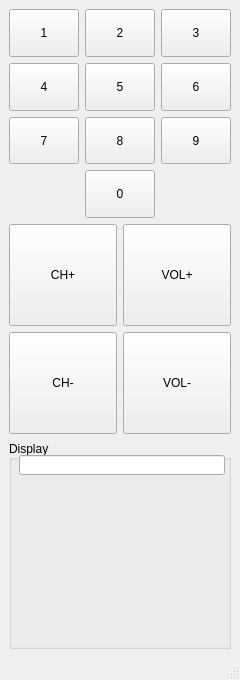
<?xml version="1.0" encoding="UTF-8"?>
<ui version="4.0">
 <class>MainWindow</class>
 <widget class="QMainWindow" name="MainWindow">
  <property name="geometry">
   <rect>
    <x>0</x>
    <y>0</y>
    <width>240</width>
    <height>680</height>
   </rect>
  </property>
  <property name="sizePolicy">
   <sizepolicy hsizetype="Fixed" vsizetype="Fixed">
    <horstretch>0</horstretch>
    <verstretch>0</verstretch>
   </sizepolicy>
  </property>
  <property name="minimumSize">
   <size>
    <width>240</width>
    <height>680</height>
   </size>
  </property>
  <property name="maximumSize">
   <size>
    <width>240</width>
    <height>680</height>
   </size>
  </property>
  <property name="windowTitle">
   <string>MainWindow</string>
  </property>
  <widget class="QWidget" name="centralwidget">
   <layout class="QGridLayout" name="gridLayout_3">
    <item row="0" column="0">
     <layout class="QGridLayout" name="gridLayout">
      <item row="1" column="1">
       <widget class="QPushButton" name="pushButton_5">
        <property name="sizePolicy">
         <sizepolicy hsizetype="Minimum" vsizetype="Minimum">
          <horstretch>0</horstretch>
          <verstretch>0</verstretch>
         </sizepolicy>
        </property>
        <property name="text">
         <string>5</string>
        </property>
       </widget>
      </item>
      <item row="2" column="0">
       <widget class="QPushButton" name="pushButton_7">
        <property name="sizePolicy">
         <sizepolicy hsizetype="Minimum" vsizetype="Minimum">
          <horstretch>0</horstretch>
          <verstretch>0</verstretch>
         </sizepolicy>
        </property>
        <property name="text">
         <string>7</string>
        </property>
       </widget>
      </item>
      <item row="2" column="2">
       <widget class="QPushButton" name="pushButton_9">
        <property name="sizePolicy">
         <sizepolicy hsizetype="Minimum" vsizetype="Minimum">
          <horstretch>0</horstretch>
          <verstretch>0</verstretch>
         </sizepolicy>
        </property>
        <property name="text">
         <string>9</string>
        </property>
       </widget>
      </item>
      <item row="1" column="2">
       <widget class="QPushButton" name="pushButton_6">
        <property name="sizePolicy">
         <sizepolicy hsizetype="Minimum" vsizetype="Minimum">
          <horstretch>0</horstretch>
          <verstretch>0</verstretch>
         </sizepolicy>
        </property>
        <property name="text">
         <string>6</string>
        </property>
       </widget>
      </item>
      <item row="2" column="1">
       <widget class="QPushButton" name="pushButton_8">
        <property name="sizePolicy">
         <sizepolicy hsizetype="Minimum" vsizetype="Minimum">
          <horstretch>0</horstretch>
          <verstretch>0</verstretch>
         </sizepolicy>
        </property>
        <property name="text">
         <string>8</string>
        </property>
       </widget>
      </item>
      <item row="0" column="2">
       <widget class="QPushButton" name="pushButton_3">
        <property name="sizePolicy">
         <sizepolicy hsizetype="Minimum" vsizetype="Minimum">
          <horstretch>0</horstretch>
          <verstretch>0</verstretch>
         </sizepolicy>
        </property>
        <property name="text">
         <string>3</string>
        </property>
       </widget>
      </item>
      <item row="3" column="1">
       <widget class="QPushButton" name="pushButton_10">
        <property name="sizePolicy">
         <sizepolicy hsizetype="Minimum" vsizetype="Minimum">
          <horstretch>0</horstretch>
          <verstretch>0</verstretch>
         </sizepolicy>
        </property>
        <property name="text">
         <string>0</string>
        </property>
       </widget>
      </item>
      <item row="0" column="1">
       <widget class="QPushButton" name="pushButton_2">
        <property name="sizePolicy">
         <sizepolicy hsizetype="Minimum" vsizetype="Minimum">
          <horstretch>0</horstretch>
          <verstretch>0</verstretch>
         </sizepolicy>
        </property>
        <property name="text">
         <string>2</string>
        </property>
       </widget>
      </item>
      <item row="1" column="0">
       <widget class="QPushButton" name="pushButton_4">
        <property name="sizePolicy">
         <sizepolicy hsizetype="Minimum" vsizetype="Minimum">
          <horstretch>0</horstretch>
          <verstretch>0</verstretch>
         </sizepolicy>
        </property>
        <property name="text">
         <string>4</string>
        </property>
       </widget>
      </item>
      <item row="0" column="0">
       <widget class="QPushButton" name="pushButton">
        <property name="sizePolicy">
         <sizepolicy hsizetype="Minimum" vsizetype="Minimum">
          <horstretch>0</horstretch>
          <verstretch>0</verstretch>
         </sizepolicy>
        </property>
        <property name="text">
         <string>1</string>
        </property>
       </widget>
      </item>
     </layout>
    </item>
    <item row="1" column="0">
     <layout class="QGridLayout" name="gridLayout_2">
      <item row="0" column="0">
       <widget class="QPushButton" name="pushButton_11">
        <property name="sizePolicy">
         <sizepolicy hsizetype="Minimum" vsizetype="Minimum">
          <horstretch>0</horstretch>
          <verstretch>0</verstretch>
         </sizepolicy>
        </property>
        <property name="text">
         <string>CH+</string>
        </property>
       </widget>
      </item>
      <item row="1" column="1">
       <widget class="QPushButton" name="pushButton_14">
        <property name="sizePolicy">
         <sizepolicy hsizetype="Minimum" vsizetype="Minimum">
          <horstretch>0</horstretch>
          <verstretch>0</verstretch>
         </sizepolicy>
        </property>
        <property name="text">
         <string>VOL-</string>
        </property>
       </widget>
      </item>
      <item row="0" column="1">
       <widget class="QPushButton" name="pushButton_13">
        <property name="sizePolicy">
         <sizepolicy hsizetype="Minimum" vsizetype="Minimum">
          <horstretch>0</horstretch>
          <verstretch>0</verstretch>
         </sizepolicy>
        </property>
        <property name="text">
         <string>VOL+</string>
        </property>
       </widget>
      </item>
      <item row="1" column="0">
       <widget class="QPushButton" name="pushButton_12">
        <property name="sizePolicy">
         <sizepolicy hsizetype="Minimum" vsizetype="Minimum">
          <horstretch>0</horstretch>
          <verstretch>0</verstretch>
         </sizepolicy>
        </property>
        <property name="text">
         <string>CH-</string>
        </property>
       </widget>
      </item>
     </layout>
    </item>
    <item row="2" column="0">
     <widget class="QGroupBox" name="groupBox">
      <property name="sizePolicy">
       <sizepolicy hsizetype="Minimum" vsizetype="Minimum">
        <horstretch>0</horstretch>
        <verstretch>0</verstretch>
       </sizepolicy>
      </property>
      <property name="title">
       <string>Display</string>
      </property>
      <property name="alignment">
       <set>Qt::AlignLeading|Qt::AlignLeft|Qt::AlignVCenter</set>
      </property>
      <widget class="QLineEdit" name="lineEdit">
       <property name="geometry">
        <rect>
         <x>10</x>
         <y>15</y>
         <width>206</width>
         <height>20</height>
        </rect>
       </property>
       <property name="sizePolicy">
        <sizepolicy hsizetype="Fixed" vsizetype="Fixed">
         <horstretch>0</horstretch>
         <verstretch>0</verstretch>
        </sizepolicy>
       </property>
      </widget>
     </widget>
    </item>
   </layout>
  </widget>
  <widget class="QMenuBar" name="menubar">
   <property name="geometry">
    <rect>
     <x>0</x>
     <y>0</y>
     <width>240</width>
     <height>21</height>
    </rect>
   </property>
  </widget>
  <widget class="QStatusBar" name="statusbar"/>
 </widget>
 <resources/>
 <connections>
  <connection>
   <sender>pushButton</sender>
   <signal>clicked()</signal>
   <receiver>MainWindow</receiver>
   <slot>slotButton1()</slot>
   <hints>
    <hint type="sourcelabel">
     <x>27</x>
     <y>68</y>
    </hint>
    <hint type="destinationlabel">
     <x>39</x>
     <y>181</y>
    </hint>
   </hints>
  </connection>
  <connection>
   <sender>pushButton_13</sender>
   <signal>clicked()</signal>
   <receiver>MainWindow</receiver>
   <slot>slotButtonVolUp()</slot>
   <hints>
    <hint type="sourcelabel">
     <x>236</x>
     <y>364</y>
    </hint>
    <hint type="destinationlabel">
     <x>236</x>
     <y>401</y>
    </hint>
   </hints>
  </connection>
  <connection>
   <sender>pushButton_14</sender>
   <signal>clicked()</signal>
   <receiver>MainWindow</receiver>
   <slot>slotButtonVolDown()</slot>
   <hints>
    <hint type="sourcelabel">
     <x>188</x>
     <y>450</y>
    </hint>
    <hint type="destinationlabel">
     <x>188</x>
     <y>403</y>
    </hint>
   </hints>
  </connection>
  <connection>
   <sender>pushButton_2</sender>
   <signal>clicked()</signal>
   <receiver>MainWindow</receiver>
   <slot>slotButton2()</slot>
   <hints>
    <hint type="sourcelabel">
     <x>158</x>
     <y>72</y>
    </hint>
    <hint type="destinationlabel">
     <x>44</x>
     <y>217</y>
    </hint>
   </hints>
  </connection>
  <connection>
   <sender>pushButton_3</sender>
   <signal>clicked()</signal>
   <receiver>MainWindow</receiver>
   <slot>slotButton3()</slot>
   <hints>
    <hint type="sourcelabel">
     <x>259</x>
     <y>70</y>
    </hint>
    <hint type="destinationlabel">
     <x>273</x>
     <y>205</y>
    </hint>
   </hints>
  </connection>
  <connection>
   <sender>pushButton_4</sender>
   <signal>clicked()</signal>
   <receiver>MainWindow</receiver>
   <slot>slotButton4()</slot>
   <hints>
    <hint type="sourcelabel">
     <x>83</x>
     <y>124</y>
    </hint>
    <hint type="destinationlabel">
     <x>75</x>
     <y>237</y>
    </hint>
   </hints>
  </connection>
  <connection>
   <sender>pushButton_5</sender>
   <signal>clicked()</signal>
   <receiver>MainWindow</receiver>
   <slot>slotButton5()</slot>
   <hints>
    <hint type="sourcelabel">
     <x>133</x>
     <y>128</y>
    </hint>
    <hint type="destinationlabel">
     <x>70</x>
     <y>205</y>
    </hint>
   </hints>
  </connection>
  <connection>
   <sender>pushButton_6</sender>
   <signal>clicked()</signal>
   <receiver>MainWindow</receiver>
   <slot>slotButton6()</slot>
   <hints>
    <hint type="sourcelabel">
     <x>222</x>
     <y>127</y>
    </hint>
    <hint type="destinationlabel">
     <x>247</x>
     <y>207</y>
    </hint>
   </hints>
  </connection>
  <connection>
   <sender>pushButton_7</sender>
   <signal>clicked()</signal>
   <receiver>MainWindow</receiver>
   <slot>slotButton7()</slot>
   <hints>
    <hint type="sourcelabel">
     <x>21</x>
     <y>180</y>
    </hint>
    <hint type="destinationlabel">
     <x>93</x>
     <y>231</y>
    </hint>
   </hints>
  </connection>
  <connection>
   <sender>pushButton_8</sender>
   <signal>clicked()</signal>
   <receiver>MainWindow</receiver>
   <slot>slotButton8()</slot>
   <hints>
    <hint type="sourcelabel">
     <x>178</x>
     <y>185</y>
    </hint>
    <hint type="destinationlabel">
     <x>185</x>
     <y>198</y>
    </hint>
   </hints>
  </connection>
  <connection>
   <sender>pushButton_9</sender>
   <signal>clicked()</signal>
   <receiver>MainWindow</receiver>
   <slot>slotButton9()</slot>
   <hints>
    <hint type="sourcelabel">
     <x>207</x>
     <y>180</y>
    </hint>
    <hint type="destinationlabel">
     <x>218</x>
     <y>213</y>
    </hint>
   </hints>
  </connection>
  <connection>
   <sender>pushButton_10</sender>
   <signal>clicked()</signal>
   <receiver>MainWindow</receiver>
   <slot>slotButton0()</slot>
   <hints>
    <hint type="sourcelabel">
     <x>175</x>
     <y>235</y>
    </hint>
    <hint type="destinationlabel">
     <x>247</x>
     <y>241</y>
    </hint>
   </hints>
  </connection>
  <connection>
   <sender>pushButton_11</sender>
   <signal>clicked()</signal>
   <receiver>MainWindow</receiver>
   <slot>slotButtonChUp()</slot>
   <hints>
    <hint type="sourcelabel">
     <x>115</x>
     <y>360</y>
    </hint>
    <hint type="destinationlabel">
     <x>120</x>
     <y>391</y>
    </hint>
   </hints>
  </connection>
  <connection>
   <sender>pushButton_12</sender>
   <signal>clicked()</signal>
   <receiver>MainWindow</receiver>
   <slot>slotButtonChDown()</slot>
   <hints>
    <hint type="sourcelabel">
     <x>50</x>
     <y>449</y>
    </hint>
    <hint type="destinationlabel">
     <x>49</x>
     <y>399</y>
    </hint>
   </hints>
  </connection>
 </connections>
 <slots>
  <slot>slotButton1()</slot>
  <slot>slotButtonVolUp()</slot>
  <slot>slotButtonVolDown()</slot>
  <slot>slotButton2()</slot>
  <slot>slotButton3()</slot>
  <slot>slotButton4()</slot>
  <slot>slotButton5()</slot>
  <slot>slotButton6()</slot>
  <slot>slotButton7()</slot>
  <slot>slotButton8()</slot>
  <slot>slotButton9()</slot>
  <slot>slotButton0()</slot>
  <slot>slotButtonChUp()</slot>
  <slot>slotButtonChDown()</slot>
 </slots>
</ui>
